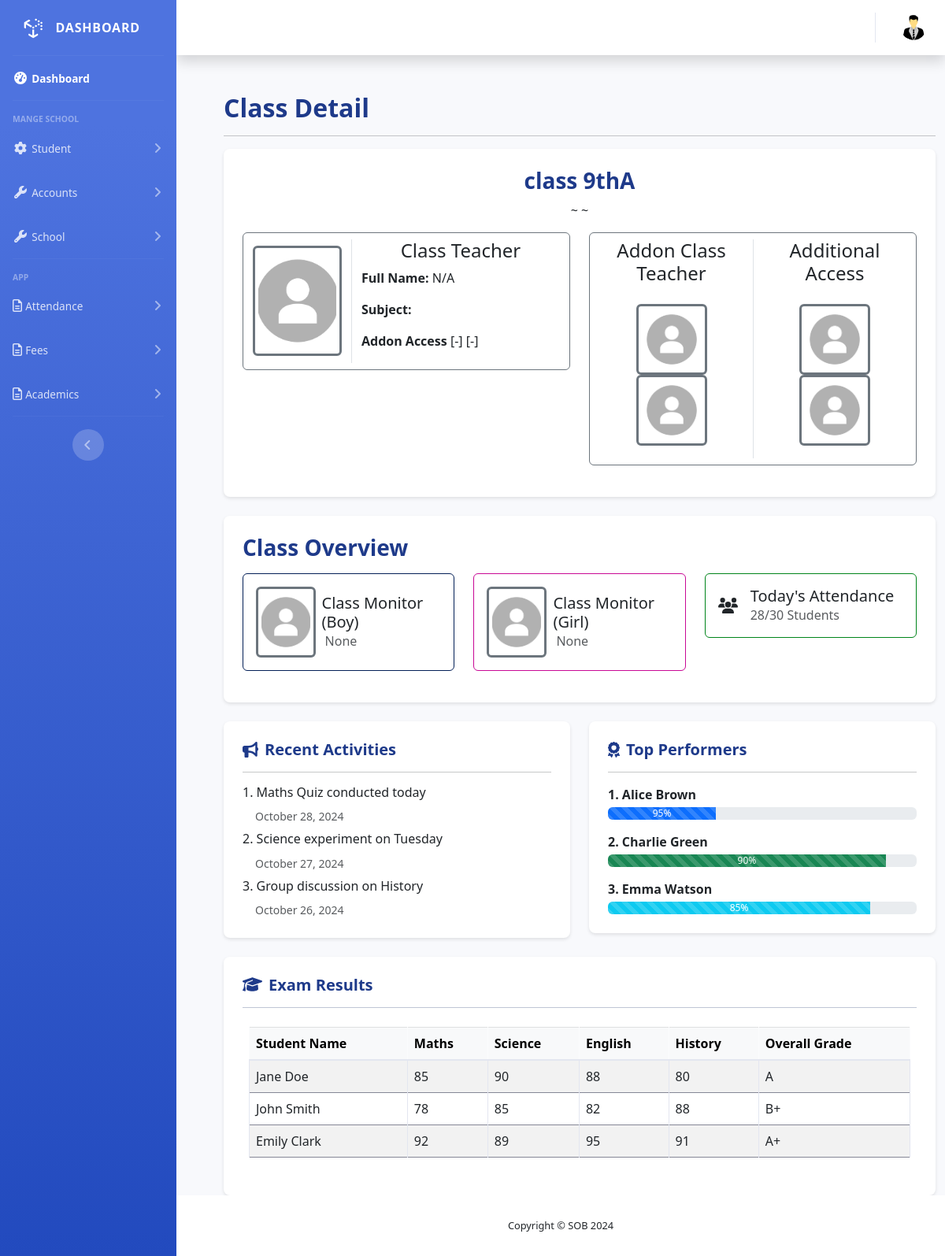
Screenshot of /class/3/detail with the database file from the repository.
### core/models.py (models this page shows, shortened)
class Class(models.Model):
    name = models.CharField(max_length=50, help_text="Class 1st etc...")
    section = models.CharField(max_length=1, choices=LETTER_CHOICES,null=True, blank=True)
    alias = models.CharField(max_length=20, null=True, blank=True)
    user = models.ForeignKey(User, on_delete=models.SET_NULL, null=True, blank=True,related_name='class_teacher_of', limit_choices_to={'user_type': 'T'}, verbose_name="Class Teacher")
    total_students = models.PositiveIntegerField(default=0)
    class_monitor_boy = models.ForeignKey(User, on_delete=models.SET_NULL, null=True, blank=True, related_name='monitor_boy_of', limit_choices_to={'user_type': 'STU'},)
    class_monitor_girl = models.ForeignKey(User, on_delete=models.SET_NULL, null=True, blank=True, related_name='monitor_girl_of', limit_choices_to={'user_type': 'STU'},)
    subjects = models.ManyToManyField(Subject, related_name='classes')
    history = HistoricalRecords()

### core/views.py (the view)
# urls.py: path('class/<int:pk>/detail', StandardDetailView.as_view(), name='class-detail'),
class StandardDetailView(DetailView):
    model = Class
    template_name = 'core/standard_detail.html'
    context_object_name = 'standard'

### core/templates/core/standard_detail.html
{% extends "base.html" %}
{% load static %}
{% block main %}
<div id="main-content">
  <div class="container">
    <div class="container mx-4 mt-4">
      <h2 class="fw-bold text-center text-lg-start mt-5" style="color:#1E3A8A;">Class Detail</h2>
      <hr class="">
      <div class="details-card p-4 mb-4" style="background-color: #ffffff; border-radius: 8px; box-shadow: 0px 2px 4px rgba(0, 0, 0, 0.1);">
        <h3 class="text-center" style="color:#1E3A8A; font-weight:600; ">{{standard.name}}{% if standard.section %}{{standard.section}}{% endif %}</h3>
        <p class="text-center"> ~ {% if standard.alias %}{{standard.alias}}{% endif %} ~ </p>
        <div class="row mt-3">
            <div class="col-lg-6 col-md-6 col-sm-12 mb-3 ">
              <div class="container">
                <div class="row border border-secondary rounded py-2">
                  <div class="col-4 border-end text-center">
                    <img src="{% if standard.class_teacher.photo %}{{standard.class_teacher.photo.url}}{% else %}{% static "core/img/profile.png" %}{% endif %}" class="img-fluid rounded border border-3 px-1 py-1 my-2 border-secondary" alt="..." style="height: 140px; width:140px; object-fit: cover; ">
                  </div>
                  <div class="col-8">
                    <h4 class="text-center">Class Teacher</h5>
                      <div class="row">
                        <div class="col">
                          <p><strong>Full Name:</strong> {{standard.class_teacher.first_name |default:"N/A"}} {{standard.class_teacher.last_name}}</p>
                          <p><strong>Subject:</strong> {% for subject in standard.class_teacher.subjects.all %}[ {{subject |default:"N/A"}}]{% endfor %}</p>
                          <p><strong>Addon Access</strong> [-] [-]</p>
                        </div>
                      </div>
                  </div>
                </div>
              </div>
            </div>
            <div class="col-lg-6 col-md-6 col-sm-12 mb-3">
              <div class="container">
                <div class="row border border-secondary rounded py-2">
                  <div class="col-6 ">
                    <h4 class="text-center">Addon Class Teacher</h5>
                      <div class="row py-lg-3">
                        <div class="col text-center">
                          <img src="{% if standard.class_teacher.photo %}{{standard.class_teacher.photo.url}}{% else %}{% static "core/img/profile.png" %}{% endif %}" class="img-fluid rounded border border-3 px-1 py-1 mx-1 border-secondary" alt="..." style="height: 90px; width:90px; object-fit: cover; ">
                          <img src="{% if standard.class_teacher.photo %}{{standard.class_teacher.photo.url}}{% else %}{% static "core/img/profile.png" %}{% endif %}" class="img-fluid rounded border border-3 px-1 py-1 mx-1 border-secondary" alt="..." style="height: 90px; width:90px; object-fit: cover; ">
                        </div>
                      </div>
                  </div>
                  <div class="col-6 border-start">
                    <h4 class="text-center">Additional Access</h5>
                      <div class="row py-lg-3">
                        <div class="col text-center">
                          <img src="{% if standard.class_teacher.photo %}{{standard.class_teacher.photo.url}}{% else %}{% static "core/img/profile.png" %}{% endif %}" class="img-fluid rounded border border-3 px-1 py-1 mx-1 border-secondary" alt="..." style="height: 90px; width:90px; object-fit: cover; ">
                          <img src="{% if standard.class_teacher.photo %}{{standard.class_teacher.photo.url}}{% else %}{% static "core/img/profile.png" %}{% endif %}" class="img-fluid rounded border border-3 px-1 py-1 mx-1 border-secondary" alt="..." style="height: 90px; width:90px; object-fit: cover; ">
                        </div>
                      </div>
                  </div>
                </div>
              </div>
            </div>
        </div>
      </div>
      <div class="details-card p-4 mb-4" style="background-color: #ffffff; border-radius: 8px; box-shadow: 0px 2px 4px rgba(0, 0, 0, 0.1);">
          <h3 style="color:#1E3A8A; font-weight:600; ">Class Overview</h3>
          <div class="row mt-3">
              <div class="col-lg-4 col-md-6 col-sm-12 mb-3 ">
                  <div class="info-card p-3 d-flex align-items-center" style="border: 1px solid #031f57; border-radius: 6px;">
                      <div class="text-center text-lg-start me-2">
                        <img src="{% if standard.class_monitor_boy.photo %}{{standard.class_monitor_boy.photo.url}}{% else %}{% static "core/img/profile.png" %}{% endif %}" class="img-fluid rounded border border-3 px-1 py-1 border-secondary" alt="..." style="height: 90px; width:90px; object-fit: cover; ">
                      </div>
                        <div>
                            <h5 class="mb-0 mt-0">Class Monitor (Boy)</h5>
                            <p class="text-muted mb-0 ms-1">{{standard.class_monitor_boy}}</p>
                        </div>
                  </div>
              </div>
              <div class="col-lg-4 col-md-6 col-sm-12 mb-3">
                <div class="info-card p-3 d-flex align-items-center" style="border: 1px solid #c80895; border-radius: 6px;">
                  <div class="text-center text-lg-start me-2">
                    <img src="{% if standard.class_monitor_girl.photo %}{{standard.class_monitor_girl.photo.url}}{% else %}{% static "core/img/profile.png" %}{% endif %}" class="img-fluid rounded border border-3 px-1 py-1 border-secondary" alt="..." style="height: 90px; width:90px; object-fit: cover; ">
                  </div>
                    <div>
                        <h5 class="mb-0">Class Monitor (Girl)</h5>
                        <p class="text-muted mb-0 ms-1">{{standard.class_monitor_girl}}</p>
                    </div>
                </div>
            </div>
              <div class="col-lg-4 col-md-6 col-sm-12 mb-3">
                  <div class="info-card p-3 d-flex align-items-center" style="border: 1px solid #00841a; border-radius: 6px;">
                      <span class="icon-box me-3"><i class="fas fa-users fa-lg"></i></span>
                      <div>
                          <h5 class="mb-0">Today's Attendance</h5>
                          <p class="text-muted mb-0">28/30 Students</p>
                      </div>
                  </div>
              </div>
          </div>
      </div>
      <div class="row">
          <div class="col-lg-6 col-md-12 mb-4">
              <div class="info-card p-4" style="background-color: #ffffff; border-radius: 8px; box-shadow: 0px 2px 4px rgba(0, 0, 0, 0.1);">
                  <h5 style="color:#1E3A8A; font-weight:600;"><i class="fas fa-bullhorn me-2"></i>Recent Activities</h5>
                  <hr>
                  <div class="timeline">
                  <div class="timeline-item mb-2">
                      <div class="timeline-content">
                          <h6>1. Maths Quiz conducted today</h6>
                          <small class="text-muted ps-3">October 28, 2024</small>
                      </div>
                  </div>
                  <div class="timeline-item mb-2">
                      <div class="timeline-content ">
                          <h6>2. Science experiment on Tuesday</h6>
                          <small class="text-muted ps-3">October 27, 2024</small>
                      </div>
                  </div>
                  <div class="timeline-item">
                      <div class="timeline-content ">
                          <h6>3. Group discussion on History</h6>
                          <small class="text-muted ps-3">October 26, 2024</small>
                      </div>
                  </div>
              </div>
              </div>
          </div>
          <div class="col-lg-6 col-md-12 mb-4">
              <div class="info-card p-4" style="background-color: #ffffff; border-radius: 8px; box-shadow: 0px 2px 4px rgba(0, 0, 0, 0.1);">
                  <h5 style="color:#1E3A8A; font-weight:600;"><i class="fas fa-award me-2"></i>Top Performers</h5>
                  <hr>
                  <p class="mb-1"><strong>1. Alice Brown</strong></p>
                  <div class="progress mb-3">
                      <div class="progress-bar bg-primary progress-bar-striped" role="progressbar" style="width: 35%" aria-valuenow="95" aria-valuemin="0" aria-valuemax="100">95%</div>
                  </div>
                  <p class="mb-1"><strong>2. Charlie Green</strong></p>
                  <div class="progress mb-3">
                      <div class="progress-bar bg-success progress-bar-striped" role="progressbar" style="width: 90%" aria-valuenow="90" aria-valuemin="0" aria-valuemax="100">90%</div>
                  </div>
                  <p class="mb-1"><strong>3. Emma Watson</strong></p>
                  <div class="progress">
                      <div class="progress-bar bg-info progress-bar-striped" role="progressbar" style="width: 85%" aria-valuenow="85" aria-valuemin="0" aria-valuemax="100">85%</div>
                  </div>
              </div>
          </div>
      </div>
      <div class="info-card p-4 " style="background-color: #ffffff; border-radius: 8px; box-shadow: 0px 2px 4px rgba(0, 0, 0, 0.1);">
          <h5 style="color:#1E3A8A; font-weight:600;"><i class="fas fa-graduation-cap me-2"></i>Exam Results</h5>
          <hr style="color:#031f57">
          <div class="table-responsive mt-3 p-2">
              <table class="table table-striped table-bordered " >
                  <thead class="table-light" style="background-color: #f1f5f9;">
                      <tr>
                          <th>Student Name</th>
                          <th>Maths</th>
                          <th>Science</th>
                          <th>English</th>
                          <th>History</th>
                          <th>Overall Grade</th>
                      </tr>
                  </thead>
                  <tbody>
                      <tr>
                          <td>Jane Doe</td>
                          <td>85</td>
                          <td>90</td>
                          <td>88</td>
                          <td>80</td>
                          <td>A</td>
                      </tr>
                      <tr>
                          <td>John Smith</td>
                          <td>78</td>
                          <td>85</td>
                          <td>82</td>
                          <td>88</td>
                          <td>B+</td>
                      </tr>
                      <tr>
                          <td>Emily Clark</td>
                          <td>92</td>
                          <td>89</td>
                          <td>95</td>
                          <td>91</td>
                          <td>A+</td>
                      </tr>
                  </tbody>
              </table>
          </div>
      </div>
    </div>
  </div>
</div>
{% endblock main %}

### rows the page displays
Class: name "class 9th", section "A", class_monitor_boy "None", class_monitor_girl "None"

### other values shown
{{ standard.class_teacher.first_name |default:"N/A" }} "N/A"
